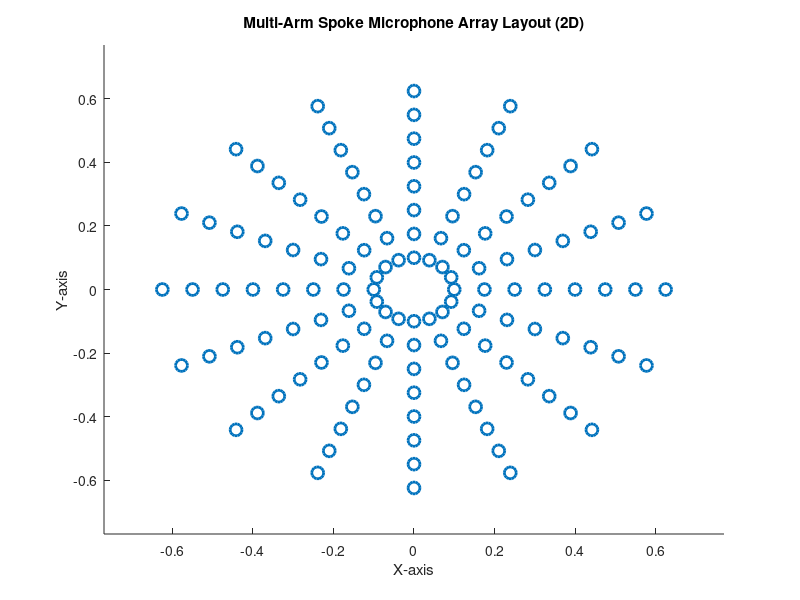

This chart was generated by the following MATLAB code:
clc
clear
close all

%% 参数定义

Na = 16; % 辐条数量
Nm = 8;  % 每个辐条的阵元数
M = Na * Nm; % 总阵元数量

radiusMin = 0.1; % 最小半径
radiusMax = 0.7; % 最大半径
frequency = 1000; % 入射波频率
c = 343; % 声速

% 计算波数
k = 2*pi*frequency/c;

% 初始化阵元位置向量数组，准备存储所有阵元的位置
rm = zeros(3,M);

% 为每个辐条生成阵元位置
for a = 1:Na
    % 计算该辐条上的阵元角度间隔
    thetaStep = 2*pi/Nm;
    thetaStart = (a-1)*2*pi/Na;
    theta = thetaStart + (a-1)*thetaStep;
    
    for m = 1:Nm
        r = radiusMin + (radiusMax - radiusMin)/(Nm)*(m-1); % 简化假设，线性分布，实际可能需要更复杂的分布逻辑
        rm(:, (a-1)*Nm + m) = [r*cos(theta), r*sin(theta), 0];
    end
end

rm = rm';

figure;
hold on;

% 绘制每个阵元的位置
scatter(rm(:,1), rm(:,2), 'SizeData', 75, 'LineWidth', 2); % 散点图展示每个阵元


xlim([-radiusMax*1.1 radiusMax*1.1]);
ylim([-radiusMax*1.1 radiusMax*1.1]);

title('Multi-Arm Spoke Microphone Array Layout (2D)');
xlabel('X-axis');
ylabel('Y-axis');

grid off; % 关闭网格以减少视觉杂乱


%% 初始化kx, ky网格
kx = linspace(-1, 1, 720);
ky = linspace(-1, 1, 720);
[KX,KY] = meshgrid(kx, ky);

% 创建逻辑掩码，保留kx^2 + ky^2 <= 1的点
valid_points_mask = (KX.^2 + KY.^2) <= 1;

% 应用掩码到KX和KY，移除无效点
KX = KX .* valid_points_mask;
KY = KY .* valid_points_mask;

% 计算对应的kz，现在所有点都满足kx^2 + ky^2 <= 1
KZ = sqrt(1 - KX.^2 - KY.^2); % 此处不会出现复数，因为已预先筛选
% 将KZ中接近1的值（考虑到浮点运算误差，这里设定一个很小的容差eps）置为0
eps = 1e-8; % 设定一个很小的正数作为容差
KZ(abs(KZ - 1) < eps) = 0;

%% 计算方向图
V = zeros(1, length(kx));

for i = 1:length(kx)

        % 验证 kx 平方和是否小于1
        if kx(i)^2  < 1
            % 计算三维单位向量 \kappa
            kappa = [kx(i), 0, KZ(i, length(kx)/2+1)];
            V(i) = sum(exp(1j*k*rm*kappa.')); % 注意这里的转置，保证维度匹配
        else
            % 如果不满足条件，将该位置的值设为0
            V(i) = 0;
        end

end

V_abs = abs(V);
maxVal = max(max(V_abs(:)));
V_db = 20*log10(V_abs/maxVal);




